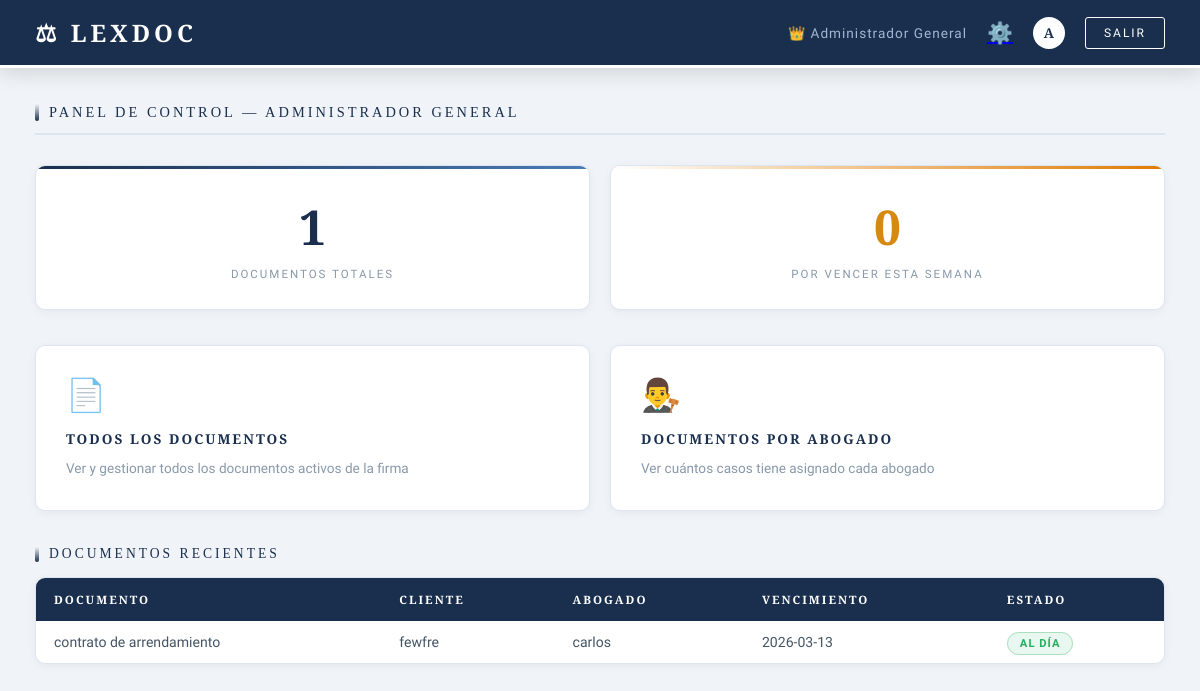
/superadmin (signed in), run on the app's committed database.
### tables this page shows
CREATE TABLE documentos (
        id INTEGER PRIMARY KEY AUTOINCREMENT,
        titulo TEXT NOT NULL,
        cliente TEXT NOT NULL,
        archivo TEXT NOT NULL,
        fecha_vencimiento TEXT NOT NULL,
        notas TEXT,
        comentario_abogado TEXT,
        estado_caso TEXT DEFAULT 'pendiente',
        abogado_id INTEGER,
        asignado_por INTEGER,
        fecha_subida TEXT DEFAULT CURRENT_TIMESTAMP,
        fecha_actualizacion TEXT DEFAULT CURRENT_TIMESTAMP,
alerta_enviada INTEGER DEFAULT 0,
        FOREIGN KEY (abogado_id) REFERENCES usuarios(id),
        FOREIGN KEY (asignado_por) REFERENCES usuarios(id)
    );

CREATE TABLE usuarios (
        id INTEGER PRIMARY KEY AUTOINCREMENT,
        nombre TEXT NOT NULL,
        email TEXT UNIQUE NOT NULL,
        password TEXT NOT NULL,
        rol TEXT NOT NULL
    );

### app.py (the view)
@app.route('/superadmin')
@login_requerido(['superadmin'])
def superadmin_dashboard():
    conn = get_db()
    usuarios = conn.execute(
        "SELECT * FROM usuarios WHERE rol != 'superadmin'"
    ).fetchall()
    documentos = conn.execute(
        '''SELECT d.*, u.nombre as abogado
           FROM documentos d
           JOIN usuarios u ON d.abogado_id = u.id'''
    ).fetchall()
    conn.close()
    return render_template('superadmin/dashboard.html',
                         usuarios=usuarios,
                         documentos=documentos,
                         nombre=session['usuario_nombre'])

### app.py (called while the page is built)
def get_db():
    conn = sqlite3.connect('lexdoc.db')
    conn.row_factory = sqlite3.Row
    return conn

def login_requerido(roles_permitidos):
    def decorador(f):
        from functools import wraps
        @wraps(f)
        def wrapper(*args, **kwargs):
            if 'usuario_id' not in session:
                return redirect(url_for('login'))
            if session.get('rol') not in roles_permitidos:
                flash('No tienes permiso para acceder aquí', 'error')
                return redirect(url_for('dashboard'))
            return f(*args, **kwargs)
        return wrapper
    return decorador

### templates/superadmin/dashboard.html (shortened to what this page needs)
<!DOCTYPE html>
<html lang="es">
<head>
</head>
<body>
    <nav class="navbar">
        <h1>⚖ LEXDOC</h1>
        <div class="navbar-right">
            <span>👑 {{ nombre }}</span>
            <a href="/superadmin/usuarios" class="btn-settings" style="font-size: 1.3rem;">⚙️</a>
<a href="/superadmin/perfil" style="width:32px; height:32px; background: #ffffff; border-radius: 50%; display:inline-flex; align-items:center; justify-content:center; color:#1a2f4e; font-family:'Cinzel',serif; font-size:0.85rem; text-decoration:none; font-weight:600; transition: all 0.3s;">{{ nombre[0] }}</a>
            <a href="/logout" class="btn-logout">SALIR</a>
        </div>
    </nav>
    <div class="content">
        <p class="page-title">PANEL DE CONTROL — ADMINISTRADOR GENERAL</p>
        <div class="stats">
            <div class="stat-card total">
                <div class="number">{{ documentos|length }}</div>
                <div class="label">DOCUMENTOS TOTALES</div>
            </div>
            <div class="stat-card vencer">
                <div class="number">0</div>
                <div class="label">POR VENCER ESTA SEMANA</div>
            </div>
        </div>
        <div class="menu-grid">
            <div class="menu-card">
                <span class="icon">📄</span>
                <h3>TODOS LOS DOCUMENTOS</h3>
                <p>Ver y gestionar todos los documentos activos de la firma</p>
            </div>
            <div class="menu-card">
                <span class="icon">👨‍⚖️</span>
                <h3>DOCUMENTOS POR ABOGADO</h3>
                <p>Ver cuántos casos tiene asignado cada abogado</p>
            </div>
        </div>
        <p class="section-title">DOCUMENTOS RECIENTES</p>
        <div class="table-wrapper">
            <table>
                <thead>
                    <tr>
                        <th>DOCUMENTO</th>
                        <th>CLIENTE</th>
                        <th>ABOGADO</th>
                        <th>VENCIMIENTO</th>
                        <th>ESTADO</th>
                    </tr>
                </thead>
                <tbody>
                    {% if documentos %}
                        {% for doc in documentos %}
                        <tr>
                            <td>{{ doc['titulo'] }}</td>
                            <td>{{ doc['cliente'] }}</td>
                            <td>{{ doc['abogado'] }}</td>
                            <td>{{ doc['fecha_vencimiento'] }}</td>
                            <td><span class="badge badge-ok">AL DÍA</span></td>
                        </tr>
                        {% endfor %}
                    {% else %}
                        <tr>
                            <td colspan="5" class="empty">
                                No hay documentos aún
                            </td>
                        </tr>
                    {% endif %}
                </tbody>
            </table>
        </div>
    </div>
</body>
</html>

### templates/superadmin/dashboard.html (style rules this page uses)
* { margin: 0; padding: 0; box-sizing: border-box; }
body { font-family: 'Raleway', sans-serif; background: #f0f4f8; color: #1a2738; min-height: 100vh; }
.navbar { background: #1a2f4e; border-bottom: 3px solid #ffffff; padding: 16px 35px; display: flex; justify-content: space-between; align-items: center; box-shadow: 0 4px 20px rgba(0,0,0,0.15); position: sticky; top: 0; z-index: 100; }
.navbar h1 { font-family: 'Cinzel', serif; color: #ffffff; font-size: 1.5rem; letter-spacing: 4px; }
.navbar-right { display: flex; align-items: center; gap: 20px; }
.navbar-right span { color: #a0b8d0; font-size: 0.85rem; letter-spacing: 1px; }
.btn-logout { background: transparent; border: 1px solid #ffffff; color: #ffffff; padding: 8px 18px; border-radius: 3px; cursor: pointer; font-size: 0.75rem; letter-spacing: 2px; text-decoration: none; transition: all 0.3s; }
.content { padding: 35px; }
.page-title { font-family: 'Cinzel', serif; color: #1a2f4e; font-size: 0.9rem; letter-spacing: 3px; margin-bottom: 30px; padding-bottom: 12px; border-bottom: 2px solid #dce6f0; display: flex; align-items: center; gap: 10px; }
.page-title::before { content: ''; display: inline-block; width: 4px; height: 18px; background: linear-gradient(180deg, #ffffff, #1a2f4e); border-radius: 2px; }
.stats { display: grid; grid-template-columns: repeat(2, 1fr); gap: 20px; margin-bottom: 35px; }
.stat-card { background: #ffffff; border: 1px solid #dce6f0; border-radius: 10px; padding: 28px; text-align: center; position: relative; overflow: hidden; transition: transform 0.3s, box-shadow 0.3s; box-shadow: 0 2px 10px rgba(0,0,0,0.05); }
.stat-card::before { content: ''; position: absolute; top: 0; left: 0; right: 0; height: 3px; }
.stat-card.total::before { background: linear-gradient(90deg, #1a2f4e, #4a7ab5); }
.stat-card.vencer::before { background: linear-gradient(90deg, #ffffff, #e07b00); }
.stat-card .number { font-family: 'Cinzel', serif; font-size: 3rem; font-weight: 600; }
.stat-card.total .number { color: #1a2f4e; }
.stat-card.vencer .number { color: #d68910; }
.stat-card .label { color: #8899aa; font-size: 0.72rem; letter-spacing: 2px; margin-top: 8px; text-transform: uppercase; }
.menu-grid { display: grid; grid-template-columns: repeat(2, 1fr); gap: 20px; margin-bottom: 35px; }
.menu-card { background: #ffffff; border: 1px solid #dce6f0; border-radius: 10px; padding: 30px; text-decoration: none; transition: all 0.3s; display: block; position: relative; overflow: hidden; box-shadow: 0 2px 10px rgba(0,0,0,0.05); cursor: pointer; }
.menu-card::after { content: ''; position: absolute; bottom: 0; left: 0; right: 0; height: 3px; background: linear-gradient(90deg, #ffffff, #1a2f4e); transform: scaleX(0); transition: transform 0.3s; }
.menu-card .icon { font-size: 2rem; margin-bottom: 15px; display: block; }
.menu-card h3 { font-family: 'Cinzel', serif; color: #1a2f4e; font-size: 0.85rem; letter-spacing: 2px; margin-bottom: 10px; }
.menu-card p { color: #8899aa; font-size: 0.85rem; line-height: 1.6; }
.section-title { font-family: 'Cinzel', serif; color: #1a2f4e; font-size: 0.85rem; letter-spacing: 3px; margin-bottom: 15px; display: flex; align-items: center; gap: 10px; }
.section-title::before { content: ''; display: inline-block; width: 4px; height: 16px; background: linear-gradient(180deg, #ffffff, #1a2f4e); border-radius: 2px; }
.table-wrapper { background: #ffffff; border: 1px solid #dce6f0; border-radius: 10px; overflow: hidden; box-shadow: 0 2px 10px rgba(0,0,0,0.05); }
table { width: 100%; border-collapse: collapse; }
th { background: #1a2f4e; color: #ffffff; padding: 14px 18px; text-align: left; font-size: 0.72rem; letter-spacing: 2px; font-family: 'Cinzel', serif; }
td { padding: 13px 18px; border-bottom: 1px solid #eef2f7; color: #445566; font-size: 0.88rem; }
tr:last-child td { border-bottom: none; }
.badge { padding: 4px 12px; border-radius: 20px; font-size: 0.7rem; letter-spacing: 1px; font-weight: 600; }
.badge-ok { background: #e8f8f0; color: #27ae60; border: 1px solid #a9dfbf; }

### data on the page
documentos: titulo "contrato de arrendamiento", cliente "fewfre", abogado "carlos", fecha_vencimiento "2026-03-13"

### other printed values
{{ nombre }} "Administrador General"
{{ nombre[0] }} "A"
{{ documentos|length }} "1"
